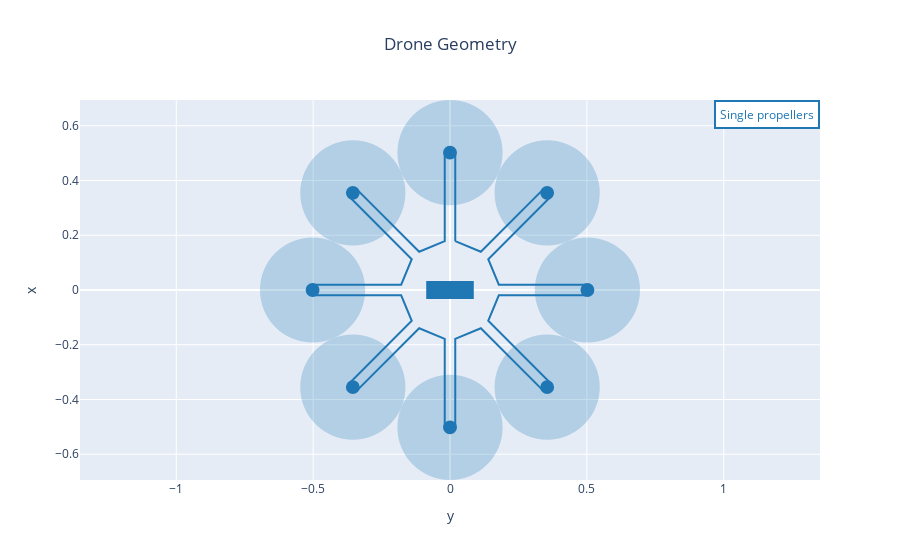

Here is the notebook cell this chart was saved with:
### Markdown cell above
## 4. Analysis and plots

### Code cell
from utils.postprocessing.analysis_and_plots import *

#fig = drone_geometry_plot(MDA_OUTPUT_FILE, name='Drone MDA')
#fig = drone_geometry_plot(MDO_OUTPUT_FILE, name='Drone MDO', fig=fig)

fig = drone_geometry_plot(MDO_OUTPUT_FILE, name='Drone MDO')
fig.show()

### Figure 1 — Plotly figure (JSON) as saved in the notebook; plotly's stock layout.template omitted (floating-point values rounded to 4 significant figures)
{"data": [{"line": {"color": "rgb(31, 119, 180)"}, "mode": "lines", "name": "Drone MDO", "type": "scatter", "uid": "c4c3903e-01a4-4702-9a6c-24be4cca4ec2", "x": [0.01923, 0.01923, -0.01923, -0.01923, -0.1125, -0.3413, -0.3685, -0.1397, -0.1784, -0.502, -0.502, -0.1784, -0.1397, -0.3685, -0.3413, -0.1125, -0.01923, -0.01923, 0.01923, 0.01923, 0.1125, 0.3413, 0.3685, 0.1397, 0.1784, 0.502, 0.502, 0.1784, 0.1397, 0.3685, 0.3413, 0.1125, 0.01923], "y": [0.1784, 0.502, 0.502, 0.1784, 0.1397, 0.3685, 0.3413, 0.1125, 0.01923, 0.01923, -0.01923, -0.01923, -0.1125, -0.3413, -0.3685, -0.1397, -0.1784, -0.502, -0.502, -0.1784, -0.1397, -0.3685, -0.3413, -0.1125, -0.01923, -0.01923, 0.01923, 0.01923, 0.1125, 0.3413, 0.3685, 0.1397, 0.1784]}], "layout": {"annotations": [{"align": "center", "bgcolor": "white", "bordercolor": "rgb(31, 119, 180)", "borderpad": 4, "borderwidth": 2, "font": {"color": "rgb(31, 119, 180)"}, "showarrow": false, "text": "Single propellers", "x": 1, "xanchor": "right", "xref": "paper", "xshift": 0, "y": 1, "yanchor": "top", "yref": "paper", "yshift": 0}], "shapes": [{"fillcolor": "rgb(31, 119, 180)", "line": {"color": "rgb(31, 119, 180)", "width": 3}, "type": "rect", "x0": -0.08138, "x1": 0.08138, "xref": "x", "y0": -0.02713, "y1": 0.02713, "yref": "y"}, {"fillcolor": "rgb(31, 119, 180)", "line": {"color": "rgb(31, 119, 180)", "width": 3}, "type": "circle", "x0": 0.4821, "x1": 0.5218, "xref": "x", "y0": -0.01984, "y1": 0.01984, "yref": "y"}, {"fillcolor": "rgb(31, 119, 180)", "line": {"color": "rgb(31, 119, 180)", "width": 0}, "opacity": 0.25, "type": "circle", "x0": 0.3099, "x1": 0.6941, "xref": "x", "y0": -0.1921, "y1": 0.1921, "yref": "y"}, {"fillcolor": "rgb(31, 119, 180)", "line": {"color": "rgb(31, 119, 180)", "width": 3}, "type": "circle", "x0": 0.3351, "x1": 0.3748, "xref": "x", "y0": -0.3748, "y1": -0.3351, "yref": "y"}, {"fillcolor": "rgb(31, 119, 180)", "line": {"color": "rgb(31, 119, 180)", "width": 0}, "opacity": 0.25, "type": "circle", "x0": 0.1628, "x1": 0.547, "xref": "x", "y0": -0.547, "y1": -0.1628, "yref": "y"}, {"fillcolor": "rgb(31, 119, 180)", "line": {"color": "rgb(31, 119, 180)", "width": 3}, "type": "circle", "x0": -0.01984, "x1": 0.01984, "xref": "x", "y0": -0.5218, "y1": -0.4821, "yref": "y"}, {"fillcolor": "rgb(31, 119, 180)", "line": {"color": "rgb(31, 119, 180)", "width": 0}, "opacity": 0.25, "type": "circle", "x0": -0.1921, "x1": 0.1921, "xref": "x", "y0": -0.6941, "y1": -0.3099, "yref": "y"}, {"fillcolor": "rgb(31, 119, 180)", "line": {"color": "rgb(31, 119, 180)", "width": 3}, "type": "circle", "x0": -0.3748, "x1": -0.3351, "xref": "x", "y0": -0.3748, "y1": -0.3351, "yref": "y"}, {"fillcolor": "rgb(31, 119, 180)", "line": {"color": "rgb(31, 119, 180)", "width": 0}, "opacity": 0.25, "type": "circle", "x0": -0.547, "x1": -0.1628, "xref": "x", "y0": -0.547, "y1": -0.1628, "yref": "y"}, {"fillcolor": "rgb(31, 119, 180)", "line": {"color": "rgb(31, 119, 180)", "width": 3}, "type": "circle", "x0": -0.5218, "x1": -0.4821, "xref": "x", "y0": -0.01984, "y1": 0.01984, "yref": "y"}, {"fillcolor": "rgb(31, 119, 180)", "line": {"color": "rgb(31, 119, 180)", "width": 0}, "opacity": 0.25, "type": "circle", "x0": -0.6941, "x1": -0.3099, "xref": "x", "y0": -0.1921, "y1": 0.1921, "yref": "y"}, {"fillcolor": "rgb(31, 119, 180)", "line": {"color": "rgb(31, 119, 180)", "width": 3}, "type": "circle", "x0": -0.3748, "x1": -0.3351, "xref": "x", "y0": 0.3351, "y1": 0.3748, "yref": "y"}, {"fillcolor": "rgb(31, 119, 180)", "line": {"color": "rgb(31, 119, 180)", "width": 0}, "opacity": 0.25, "type": "circle", "x0": -0.547, "x1": -0.1628, "xref": "x", "y0": 0.1628, "y1": 0.547, "yref": "y"}, {"fillcolor": "rgb(31, 119, 180)", "line": {"color": "rgb(31, 119, 180)", "width": 3}, "type": "circle", "x0": -0.01984, "x1": 0.01984, "xref": "x", "y0": 0.4821, "y1": 0.5218, "yref": "y"}, {"fillcolor": "rgb(31, 119, 180)", "line": {"color": "rgb(31, 119, 180)", "width": 0}, "opacity": 0.25, "type": "circle", "x0": -0.1921, "x1": 0.1921, "xref": "x", "y0": 0.3099, "y1": 0.6941, "yref": "y"}, {"fillcolor": "rgb(31, 119, 180)", "line": {"color": "rgb(31, 119, 180)", "width": 3}, "type": "circle", "x0": 0.3351, "x1": 0.3748, "xref": "x", "y0": 0.3351, "y1": 0.3748, "yref": "y"}, {"fillcolor": "rgb(31, 119, 180)", "line": {"color": "rgb(31, 119, 180)", "width": 0}, "opacity": 0.25, "type": "circle", "x0": 0.1628, "x1": 0.547, "xref": "x", "y0": 0.1628, "y1": 0.547, "yref": "y"}], "title": {"text": "Drone Geometry", "x": 0.5}, "xaxis": {"title": {"text": "y"}}, "yaxis": {"scaleanchor": "x", "scaleratio": 1, "title": {"text": "x"}}}}
